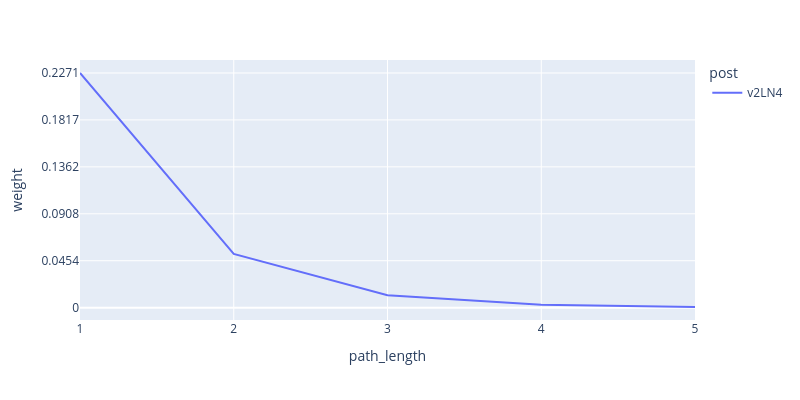

The notebook cell this image was saved under:
### Markdown cell above
# inspect paths of recurrent neurons

### Code cell
inidx = meta.idx[meta.cell_type == 'v2LN4']
conn_by_path_length(ad_inprop_e_only, inidx, inidx, 5, idx_to_type)

### Figure 1 — Plotly figure (JSON) as saved in the notebook; plotly's stock layout.template omitted (floating-point values rounded to 4 significant figures)
{"data": [{"hovertemplate": "post=v2LN4<br>path_length=%{x}<br>weight=%{y}<extra></extra>", "legendgroup": "v2LN4", "line": {"color": "#636efa", "dash": "solid"}, "marker": {"symbol": "circle"}, "mode": "lines", "name": "v2LN4", "orientation": "v", "showlegend": true, "type": "scatter", "x": [1, 2, 3, 4, 5], "xaxis": "x", "y": [0.2271, 0.05203, 0.01194, 0.002767, 0.000643], "yaxis": "y"}], "layout": {"height": 400, "legend": {"title": {"text": "post"}, "tracegroupgap": 0}, "margin": {"t": 60}, "width": 800, "xaxis": {"anchor": "y", "domain": [0, 1], "dtick": 1, "tick0": 1, "tickmode": "linear", "title": {"text": "path_length"}}, "yaxis": {"anchor": "x", "domain": [0, 1], "dtick": 0.04541, "tick0": 0, "tickmode": "linear", "title": {"text": "weight"}}}}
